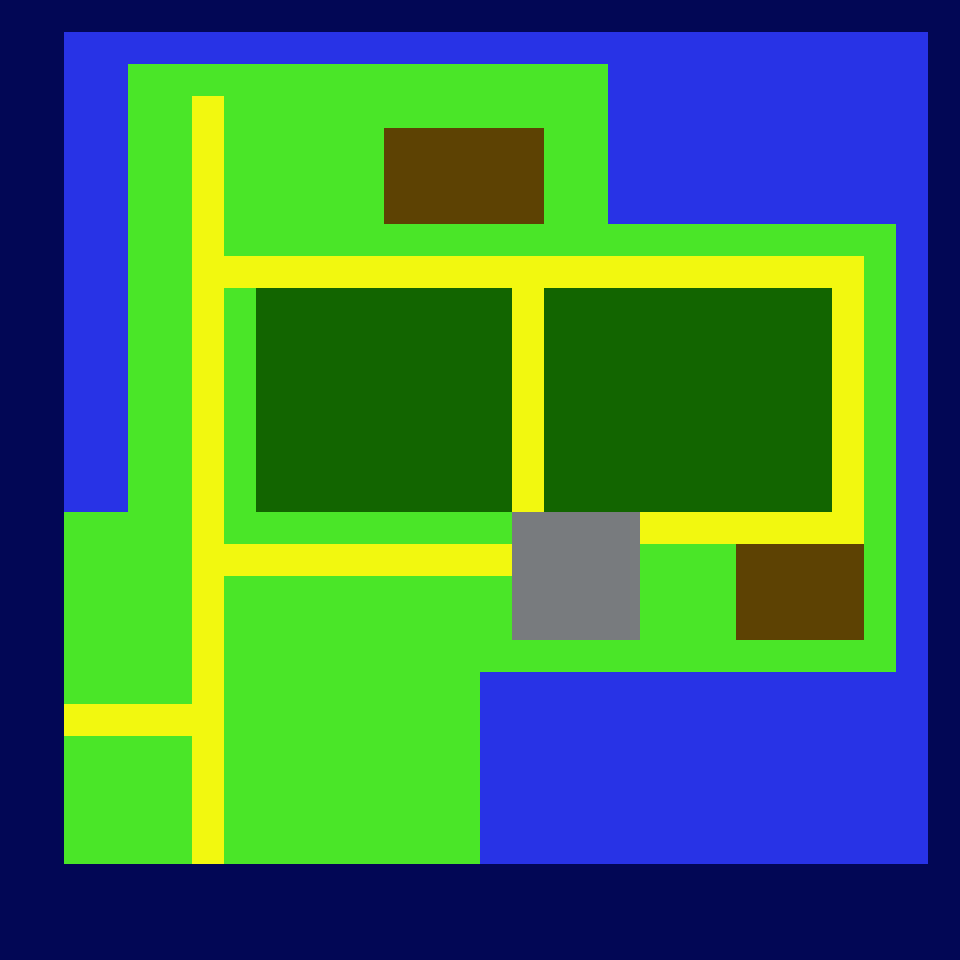

Rendered tile map (Tiled .tmx) drawn with the repository's tilesets; below, a short description and the full map source, tile grids included:
An orthogonal 30x30 tile map with 32x32 px tiles, 1 tile layer (Tile Layer 1).

<map version="1.8" tiledversion="1.8.2" orientation="orthogonal" renderorder="right-down" width="30" height="30" tilewidth="32" tileheight="32" infinite="0" nextlayerid="2" nextobjectid="1">
 <editorsettings>
  <export target="map.csv" format="csv" />
 </editorsettings>
 <tileset firstgid="1" name="tileset" tilewidth="32" tileheight="32" tilecount="100" columns="10">
  <image source="tileset.png" width="320" height="320" />
 </tileset>
 <layer id="1" name="Tile Layer 1" width="30" height="30">
  <data encoding="csv">
11,11,11,11,11,11,11,11,11,11,11,11,11,11,11,11,11,11,11,11,11,11,11,11,11,11,11,11,11,11,
11,11,1,1,1,1,1,1,1,1,1,1,1,1,1,1,1,1,1,1,1,1,1,1,1,1,1,1,1,11,
11,11,1,1,2,2,2,2,2,2,2,2,2,2,2,2,2,2,2,1,1,1,1,1,1,1,1,1,1,11,
11,11,1,1,2,2,3,2,2,2,2,2,2,2,2,2,2,2,2,1,1,1,1,1,1,1,1,1,1,11,
11,11,1,1,2,2,3,2,2,2,2,2,4,4,4,4,4,2,2,1,1,1,1,1,1,1,1,1,1,11,
11,11,1,1,2,2,3,2,2,2,2,2,4,4,4,4,4,2,2,1,1,1,1,1,1,1,1,1,1,11,
11,11,1,1,2,2,3,2,2,2,2,2,4,4,4,4,4,2,2,1,1,1,1,1,1,1,1,1,1,11,
11,11,1,1,2,2,3,2,2,2,2,2,2,2,2,2,2,2,2,2,2,2,2,2,2,2,2,2,1,11,
11,11,1,1,2,2,3,3,3,3,3,3,3,3,3,3,3,3,3,3,3,3,3,3,3,3,3,2,1,11,
11,11,1,1,2,2,3,2,12,12,12,12,12,12,12,12,3,12,12,12,12,12,12,12,12,12,3,2,1,11,
11,11,1,1,2,2,3,2,12,12,12,12,12,12,12,12,3,12,12,12,12,12,12,12,12,12,3,2,1,11,
11,11,1,1,2,2,3,2,12,12,12,12,12,12,12,12,3,12,12,12,12,12,12,12,12,12,3,2,1,11,
11,11,1,1,2,2,3,2,12,12,12,12,12,12,12,12,3,12,12,12,12,12,12,12,12,12,3,2,1,11,
11,11,1,1,2,2,3,2,12,12,12,12,12,12,12,12,3,12,12,12,12,12,12,12,12,12,3,2,1,11,
11,11,1,1,2,2,3,2,12,12,12,12,12,12,12,12,3,12,12,12,12,12,12,12,12,12,3,2,1,11,
11,11,1,1,2,2,3,2,12,12,12,12,12,12,12,12,3,12,12,12,12,12,12,12,12,12,3,2,1,11,
11,11,2,2,2,2,3,2,2,2,2,2,2,2,2,2,5,5,5,5,3,3,3,3,3,3,3,2,1,11,
11,11,2,2,2,2,3,3,3,3,3,3,3,3,3,3,5,5,5,5,2,2,2,4,4,4,4,2,1,11,
11,11,2,2,2,2,3,2,2,2,2,2,2,2,2,2,5,5,5,5,2,2,2,4,4,4,4,2,1,11,
11,11,2,2,2,2,3,2,2,2,2,2,2,2,2,2,5,5,5,5,2,2,2,4,4,4,4,2,1,11,
11,11,2,2,2,2,3,2,2,2,2,2,2,2,2,2,2,2,2,2,2,2,2,2,2,2,2,2,1,11,
11,11,2,2,2,2,3,2,2,2,2,2,2,2,2,1,1,1,1,1,1,1,1,1,1,1,1,1,1,11,
11,11,3,3,3,3,3,2,2,2,2,2,2,2,2,1,1,1,1,1,1,1,1,1,1,1,1,1,1,11,
11,11,2,2,2,2,3,2,2,2,2,2,2,2,2,1,1,1,1,1,1,1,1,1,1,1,1,1,1,11,
11,11,2,2,2,2,3,2,2,2,2,2,2,2,2,1,1,1,1,1,1,1,1,1,1,1,1,1,1,11,
11,11,2,2,2,2,3,2,2,2,2,2,2,2,2,1,1,1,1,1,1,1,1,1,1,1,1,1,1,11,
11,11,2,2,2,2,3,2,2,2,2,2,2,2,2,1,1,1,1,1,1,1,1,1,1,1,1,1,1,11,
11,11,11,11,11,11,11,11,11,11,11,11,11,11,11,11,11,11,11,11,11,11,11,11,11,11,11,11,11,11,
11,11,11,11,11,11,11,11,11,11,11,11,11,11,11,11,11,11,11,11,11,11,11,11,11,11,11,11,11,11,
11,11,11,11,11,11,11,11,11,11,11,11,11,11,11,11,11,11,11,11,11,11,11,11,11,11,11,11,11,11
</data>
 </layer>
</map>